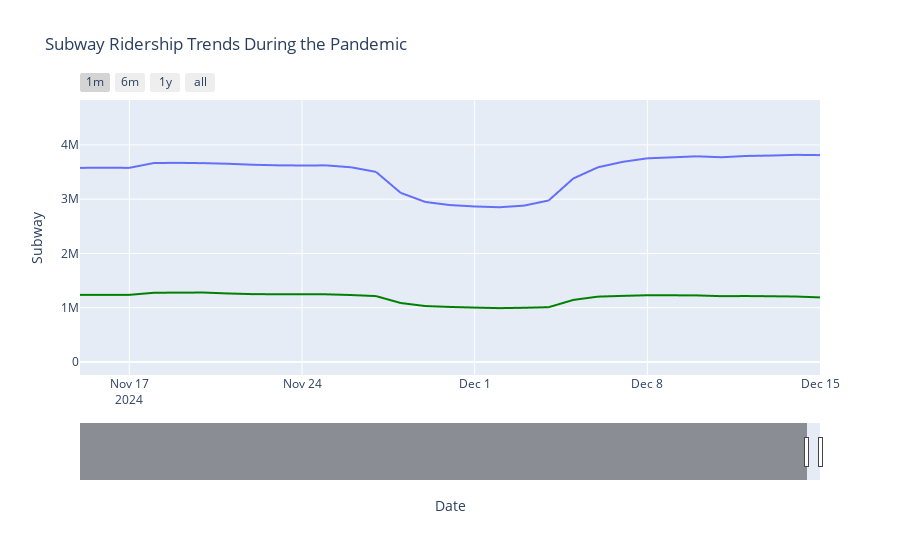

Notebook code for this chart:
### Code cell
import plotly.express as px

fig = px.line(
    pandemic_df,
    x='Date',
    y='Subways_Rolling_Avg',
    title='Subway Ridership Trends During the Pandemic',
    labels={'Subways_Rolling_Avg': 'Subway'},
)
fig.add_trace(
    px.line(
        pandemic_df,
        x='Date',
        y='Buses_Rolling_Avg',
        labels={'Buses_Rolling_Avg': 'Bus'}
    ).data[0]  # This adds the data from the second line chart for buses
)
fig.data[1].update(line=dict(color='green'))


fig.update_layout(
    xaxis=dict(
        rangeselector=dict(
            buttons=[
                dict(count=1, label="1m", step="month", stepmode="backward"),
                dict(count=6, label="6m", step="month", stepmode="backward"),
                dict(count=1, label="1y", step="year", stepmode="backward"),
                dict(step="all"),
            ]
        ),
        rangeslider=dict(visible=True),
        type="date",
    )
)
fig.show()

### Figure 1 — Plotly figure (JSON) as saved in the notebook; plotly's stock layout.template omitted (floating-point values rounded to 4 significant figures; data arrays with more than 128 entries replaced by an {"elided": "..."} marker saying what was removed)
{"data": [{"hovertemplate": "Date=%{x}<br>Subway=%{y}<extra></extra>", "legendgroup": "", "line": {"color": "#636efa", "dash": "solid"}, "marker": {"symbol": "circle"}, "mode": "lines", "name": "", "showlegend": false, "type": "scattergl", "x": {"elided": "1751 str values"}, "xaxis": "x", "y": {"elided": "1751 float values"}, "yaxis": "y"}, {"hovertemplate": "Date=%{x}<br>Bus=%{y}<extra></extra>", "legendgroup": "", "line": {"color": "green", "dash": "solid"}, "marker": {"symbol": "circle"}, "mode": "lines", "name": "", "showlegend": false, "type": "scattergl", "x": {"elided": "1751 str values"}, "xaxis": "x", "y": {"elided": "1751 float values"}, "yaxis": "y"}], "layout": {"autosize": true, "legend": {"tracegroupgap": 0}, "title": {"text": "Subway Ridership Trends During the Pandemic"}, "xaxis": {"anchor": "y", "autorange": false, "domain": [0, 1], "range": ["2024-11-15", "2024-12-15"], "rangeselector": {"buttons": [{"count": 1, "label": "1m", "step": "month", "stepmode": "backward"}, {"count": 6, "label": "6m", "step": "month", "stepmode": "backward"}, {"count": 1, "label": "1y", "step": "year", "stepmode": "backward"}, {"step": "all"}]}, "rangeslider": {"autorange": true, "range": ["2020-03-01", "2024-12-15"], "visible": true, "yaxis": {"_template": null, "rangemode": "match"}}, "title": {"text": "Date"}, "type": "date"}, "yaxis": {"anchor": "x", "autorange": true, "domain": [0, 1], "range": [-240600.0, 4828000.0], "title": {"text": "Subway"}, "type": "linear"}}}
